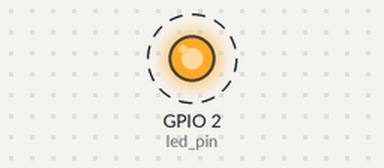
Bench run of a sketch on a simulated ESP32. Parts: output pins drawn as LEDs (lit = HIGH). Dashed ring = blinking. WiFi joins after 1.5 s; servers stay silent unless stated; what the sketch prints to the serial monitor is not drawn.

Above: at 2.7 s.
Timing chart, 0 to 6.6 s (numbered marks = the images above):
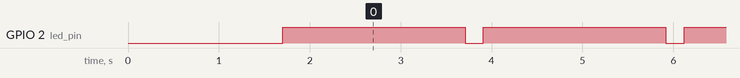

The sketch:

MotorForceReceiver.ino
```cpp
#include <WiFi.h>
#include <WiFiClient.h>

// WiFi parameters
const char* ssid = "SiteTech";        // WiFi SSID
const char* password = "Aalborg9000!";// WiFi password
const char* host_ip = "192.168.1.169";// Server IP adress
const int port = 65442;               // Server port

// LED for showing connection status
const int led_pin = 2;

// Buffer to receive the bytes sent by the server
const int buffer_size = 10;
uint8_t buffer[sizeof(float) * buffer_size];
uint8_t byteArray[sizeof(float) * buffer_size];

// Motor forces
float motor_forces[buffer_size];

// Timing
const int sampling_interval = 1000;  // Sampling interval in ms
unsigned long current_time = 0;
unsigned long last_time = 0;

void setup() {
  // Serial for debugging
  Serial.begin(460800);
  // Serial for data transfer to motor controller
  Serial2.begin(460800, SERIAL_8N1, 16, 17);

  // Connect to Wi-Fi network with SSID and password
  Serial.print("Connecting to ");
  Serial.println(ssid);
  WiFi.begin(ssid, password);
  while (WiFi.status() != WL_CONNECTED) {
    delay(500);
    Serial.print(".");
  }
  Serial.println("");
  Serial.println("WiFi connected");
  pinMode(led_pin, OUTPUT);    // LED to indicate if wifi is connected
  digitalWrite(led_pin, LOW);  // Turn off LED initially
}

int connection_attempts = 0;
const int max_attempts = 3;

void loop() {
  // Connect to server
  Serial.println("Establishing connection to server");
  WiFiClient client;
  while (!client.connect(host_ip, port)) {
    connection_attempts++;  // Increase connection attempts
    if (connection_attempts >= max_attempts){
      connection_attempts = 0;
      Serial.println("Connection timed out " + String(max_attempts) + " times... Restarting!");
      ESP.restart();
    } else {
      delay(1000);
      Serial.println("Connection timed out... Retrying!");
    }
  }
  digitalWrite(led_pin, HIGH);  // Turn on LED when connected
  // Continue listening until connetion is lost
  while (client.connected()) {
    current_time = millis();
    if (current_time >= last_time + sampling_interval){
      Serial.print("Sampling frequency: ");
      Serial.print(1000/(float(current_time)-float(last_time)), 5);
      Serial.println(" Hz");
      last_time = current_time;
      // Read bytes sent from server and store in buffer
      size_t len = client.readBytes(buffer, sizeof(buffer));
      //client.flush();

      // Convert the bytes to a list of float values
      for (int i = 0; i < buffer_size; i++) {
        motor_forces[i] = *((float*) (buffer + i * sizeof(float)));
      }

      Serial.println("Received data: ");
      for (int j = 0; j < buffer_size/10; j++){
        for (int i = 0; i < 5; i++){
          Serial.print(motor_forces[i+j*5], 2);
          Serial.print("\t");
          Serial.print(motor_forces[i+int(buffer_size/2)+j*5], 6);
          Serial.print("\t");
        }
        Serial.println();
      }


      // Prepare byte array for serial transmit
      //memcpy(byteArray, motor_forces, sizeof(byteArray));
      //Serial2.write(byteArray, sizeof(byteArray));
      Serial2.write(buffer, sizeof(buffer));
      Serial2.flush();
      //Serial.println("Sent data");
    }
  }
  Serial.println("Lost connection to server");
  client.stop();
  digitalWrite(led_pin, LOW);  // Turn off LED when connection is lost
}
```

Measured:
- by itself, GPIO 2 (led_pin): alternates HIGH for 2.0 s and LOW for 0.20 s
